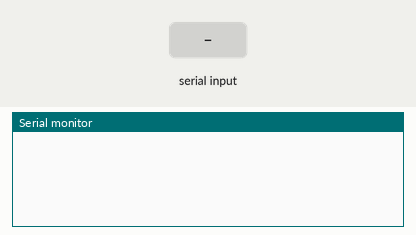
A sketch run on a simulated Arduino Uno, built with avr-gcc and run on an emulated ATmega328P. Shown: the last lines printed to the serial monitor. The inputs (shaded band) are chosen by the test bench.

Above: at 1.2 s.
1.3 s: "d\n" received over Serial
At 2.1 s:
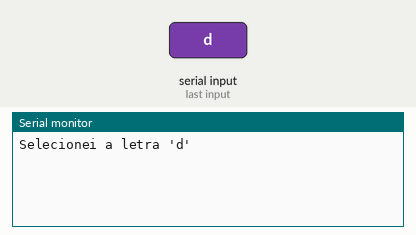
2.8 s: "1\n" received over Serial
At 3.3 s:
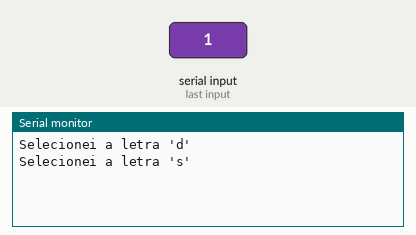

Measured:
- after the input at 1.3 s, the serial monitor: prints a new line at once (image 1)
- after the input at 2.8 s, the serial monitor: prints a new line at once (image 2)

The sketch:

PythonChoice.ino
```cpp
void setup() {
  Serial.begin(9600);
}

void loop() {
  if (Serial.available() > 0) {
    String data = Serial.readStringUntil('\n');
    if (data == "d") {
      Serial.println("Selecionei a letra 'd'");
    } else if (data = "s") {
      Serial.println("Selecionei a letra 's'");
    }
  }
}
```
